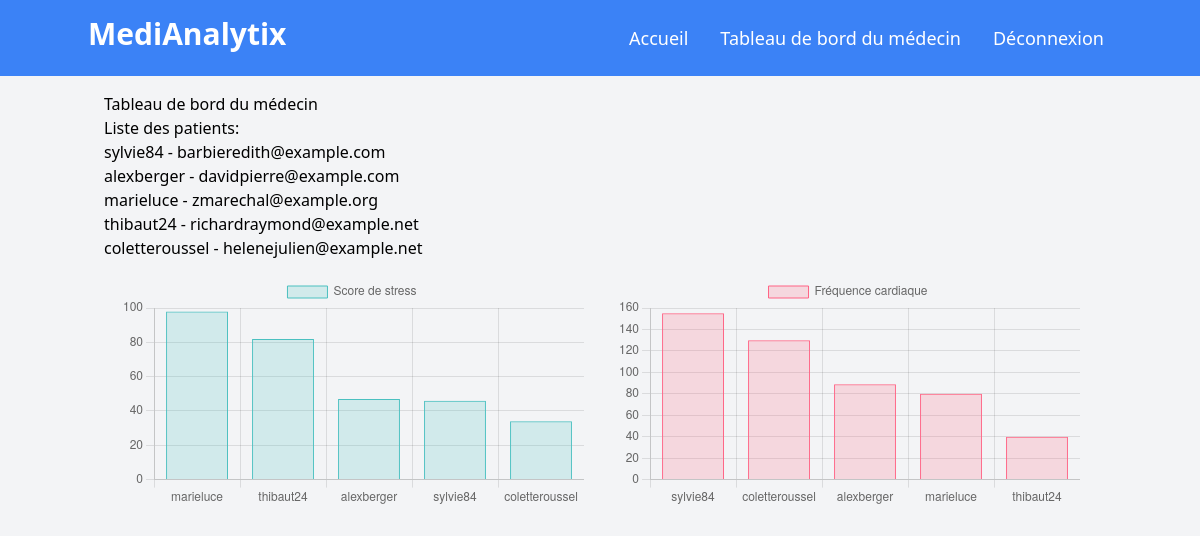
Screenshot of /doctor_dashboard/ (signed in) with the database file from the repository.
### app/models.py (models this page shows)
class User(AbstractUser):
    USER_TYPE_CHOICES = (
        ('DOCTOR', 'Médecin'),
        ('PATIENT', 'Patient'),
    )
    user_type = models.CharField(max_length=7, choices=USER_TYPE_CHOICES, default='PATIENT')
    is_staff = models.BooleanField(default=False)

### app/views.py (the view)
# urls.py: path('doctor_dashboard/', views.doctor_dashboard, name='doctor_dashboard'),
@login_required
def doctor_dashboard(request):
    doctor_profile = get_object_or_404(DoctorProfile, user=request.user)
    patients = doctor_profile.patients.all()
    data_per_patient = [
        (
            patient.user,
            sum(StressEvaluationForm.objects.filter(user=patient.user).values_list('score', flat=True)),
            sum(PatientDailyForm.objects.filter(user=patient.user).values_list('frequence_cardiaque', flat=True))
        )
        for patient in patients
    ]
    stress_sorted_data = sorted(data_per_patient, key=lambda x: x[1], reverse=True)
    heart_rate_sorted_data = sorted(data_per_patient, key=lambda x: x[2], reverse=True)
    stress_labels = [item[0].username for item in stress_sorted_data]
    stress_scores = [item[1] for item in stress_sorted_data]
    heart_rate_labels = [item[0].username for item in heart_rate_sorted_data]
    heart_rates = [item[2] for item in heart_rate_sorted_data]
    context = {
        'form_counts_per_patient': data_per_patient,  # Si vous en avez encore besoin pour d'autres parties de la vue
        'is_doctor': True,
        'stress_labels': stress_labels,
        'stress_scores': stress_scores,
        'heart_rate_labels': heart_rate_labels,
        'heart_rates': heart_rates,
    }
    return render(request, 'doctor_dashboard.html', context)

### app/context_processors.py (called while the page is built)
def user_role(request):
    if not request.user.is_authenticated:
        return {}
    try:
        doctor_profile = DoctorProfile.objects.get(user=request.user)
        return {'is_doctor': True}
    except DoctorProfile.DoesNotExist:
        return {'is_doctor': False}

### templates/doctor_dashboard.html (shortened to what this page needs)
{% extends "base.html" %}
{% block content %}
    <h1>Tableau de bord du médecin</h1>
    <h2>Liste des patients:</h2>
    <ul>
        {% for user, stress_score, heart_rate in form_counts_per_patient %}
            <li>
                {{ user.username }} - {{ user.email }}
            </li>
        {% endfor %}
    </ul>
<div class="flex">
    <div class="w-1/2 p-4">
        <canvas id="stressChart"></canvas>
        <script>
            var ctx = document.getElementById('stressChart').getContext('2d');
            var stressChart = new Chart(ctx, {
                type: 'bar',
                data: {
                    labels: {{ stress_labels|safe }},
                    datasets: [{
                        label: 'Score de stress',
                        data: {{ stress_scores|safe }},
                        backgroundColor: 'rgba(75, 192, 192, 0.2)',
                        borderColor: 'rgba(75, 192, 192, 1)',
                        borderWidth: 1
                    }]
                },
                options: {
                    scales: {
                        y: {
                            beginAtZero: true
                        }
                    }
                }
            });
        </script>
    </div>
    <div class="w-1/2 p-4">
        <canvas id="heartRateChart"></canvas>
        <script>
            var ctx2 = document.getElementById('heartRateChart').getContext('2d');
            var heartRateChart = new Chart(ctx2, {
                type: 'bar',
                data: {
                    labels: {{ heart_rate_labels|safe }},
                    datasets: [{
                        label: 'Fréquence cardiaque',
                        data: {{ heart_rates|safe }},
                        backgroundColor: 'rgba(255, 99, 132, 0.2)',
                        borderColor: 'rgba(255, 99, 132, 1)',
                        borderWidth: 1
                    }]
                },
                options: {
                    scales: {
                        y: {
                            beginAtZero: true
                        }
                    }
                }
            });
        </script>
    </div>
</div>
{% endblock %}

### rows the page displays
User: username "sylvie84", email "barbieredith@example.com"
User: username "alexberger", email "davidpierre@example.com"
User: username "marieluce", email "zmarechal@example.org"
User: username "thibaut24", email "richardraymond@example.net"
User: username "coletteroussel", email "helenejulien@example.net"

### other values shown
chart data {{ stress_labels|safe }} ['marieluce', 'thibaut24', 'alexberger', 'sylvie84', 'coletteroussel']
chart data {{ stress_scores|safe }} [98, 82, 47, 46, 34]
chart data {{ heart_rate_labels|safe }} ['sylvie84', 'coletteroussel', 'alexberger', 'marieluce', 'thibaut24']
chart data {{ heart_rates|safe }} [155, 130, 89, 80, 40]
